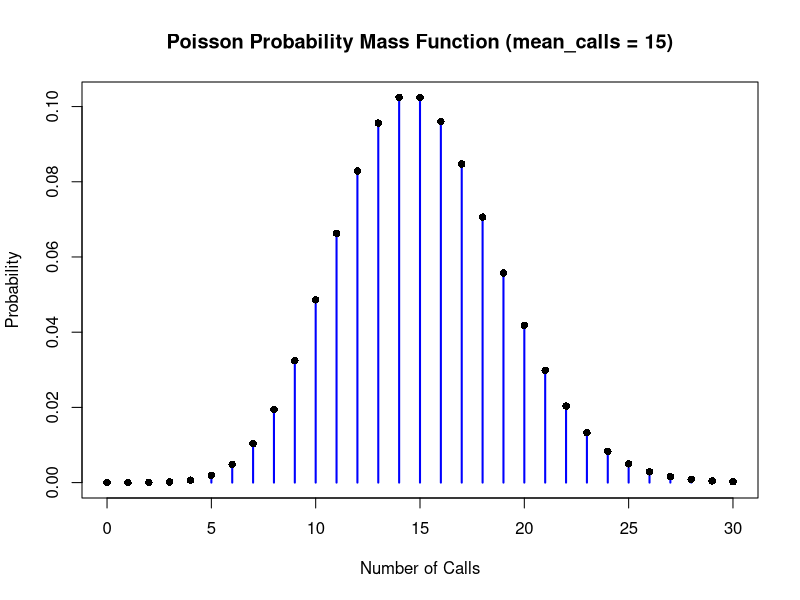
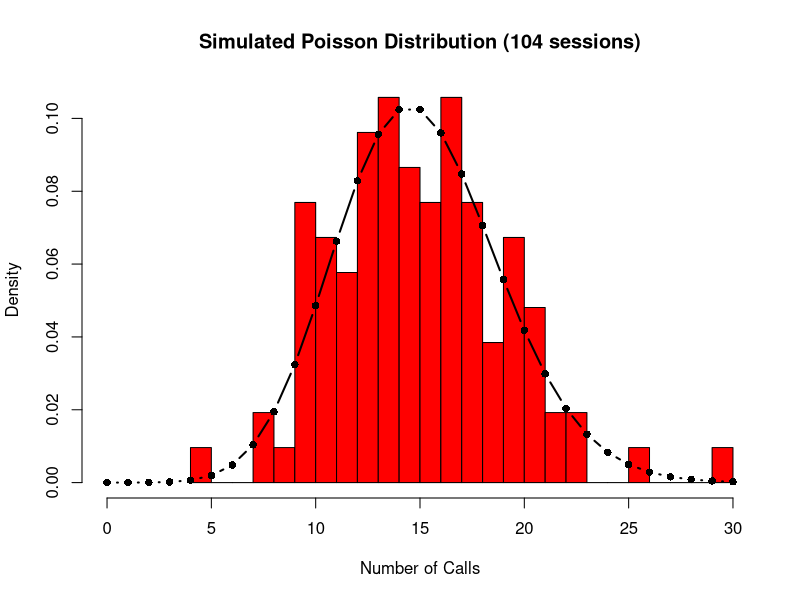

The R source for these figures, in order:
## ---- chunk 1
knitr::opts_chunk$set(echo = TRUE)
## ---- chunk 2
mean_calls <- 15 #I like that you set this up first,I just put 15 each time
## ---- chunk 3
p_more_than_8 <- 1 - ppois(8, mean_calls)
cat("P(X > 8):", round(p_more_than_8, 4), "\n")
## ---- chunk 4
p_zero_calls <- dpois(0, mean_calls)
cat("P(X = 0):", round(p_zero_calls, 4), "\n") 
## ---- chunk 5
p_three_calls <- dpois(3, mean_calls)
cat("P(X = 3):", round(p_three_calls, 4), "\n")
## ---- chunk 6
x_values <- 0:30
plot_mass_values <- dpois(x_values, mean_calls)
plot(x_values, plot_mass_values, type = "h", lwd = 2, col = "blue",
main = "Poisson Probability Mass Function (mean_calls = 15)",
xlab = "Number of Calls", ylab = "Probability")
points(x_values, plot_mass_values, pch = 16, col = "black")
## ---- chunk 7
set.seed(42)
two_years_data <- rpois(104, mean_calls)
## ---- chunk 8
hist(two_years_data, breaks = 30, freq = FALSE, col = "red",
main = "Simulated Poisson Distribution (104 sessions)",
xlab = "Number of Calls", xlim = c(0, 30))
lines(x_values, plot_mass_values, type = "b", col = "black", lwd = 2, pch = 16)
